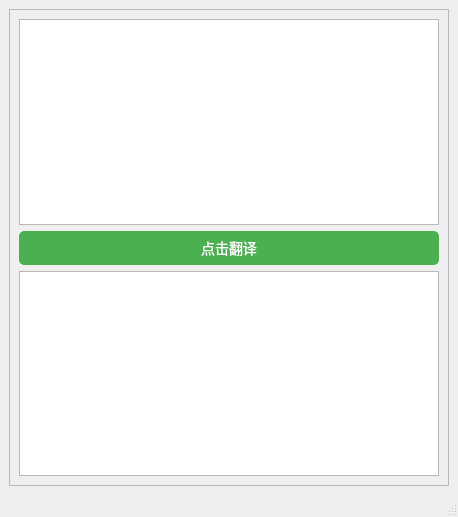
<?xml version="1.0" encoding="UTF-8"?>
<ui version="4.0">
 <class>translator</class>
 <widget class="QMainWindow" name="translator">
  <property name="geometry">
   <rect>
    <x>0</x>
    <y>0</y>
    <width>458</width>
    <height>517</height>
   </rect>
  </property>
  <property name="windowTitle">
   <string>MainWindow</string>
  </property>
  <widget class="QWidget" name="centralwidget">
   <layout class="QGridLayout" name="gridLayout_2">
    <item row="0" column="0">
     <widget class="QFrame" name="frame">
      <property name="frameShape">
       <enum>QFrame::StyledPanel</enum>
      </property>
      <property name="frameShadow">
       <enum>QFrame::Raised</enum>
      </property>
      <layout class="QGridLayout" name="gridLayout">
       <item row="0" column="0">
        <widget class="QTextEdit" name="inputText"/>
       </item>
       <item row="1" column="0">
        <widget class="QPushButton" name="translateButton">
         <property name="styleSheet">
          <string notr="true">QPushButton {
    background-color: #4CAF50; /* 设置按钮背景颜色 */
    color: white; /* 设置文字颜色 */
    border: 1px solid #4CAF50; /* 设置按钮边框 */
    border-radius: 5px; /* 设置按钮圆角 */
    padding: 5px 10px; /* 设置按钮内边距 */
    font-size: 14px; /* 设置文字大小 */
}

QPushButton:hover {
    background-color: #45a049; /* 鼠标悬停时的背景颜色 */
}

QPushButton:pressed {
    background-color: #3e8e41; /* 鼠标按下时的背景颜色 */
}</string>
         </property>
         <property name="text">
          <string>点击翻译</string>
         </property>
        </widget>
       </item>
       <item row="2" column="0">
        <widget class="QTextEdit" name="outputText"/>
       </item>
      </layout>
     </widget>
    </item>
   </layout>
  </widget>
  <widget class="QMenuBar" name="menubar">
   <property name="geometry">
    <rect>
     <x>0</x>
     <y>0</y>
     <width>458</width>
     <height>25</height>
    </rect>
   </property>
  </widget>
  <widget class="QStatusBar" name="statusbar"/>
 </widget>
 <resources/>
 <connections/>
</ui>
